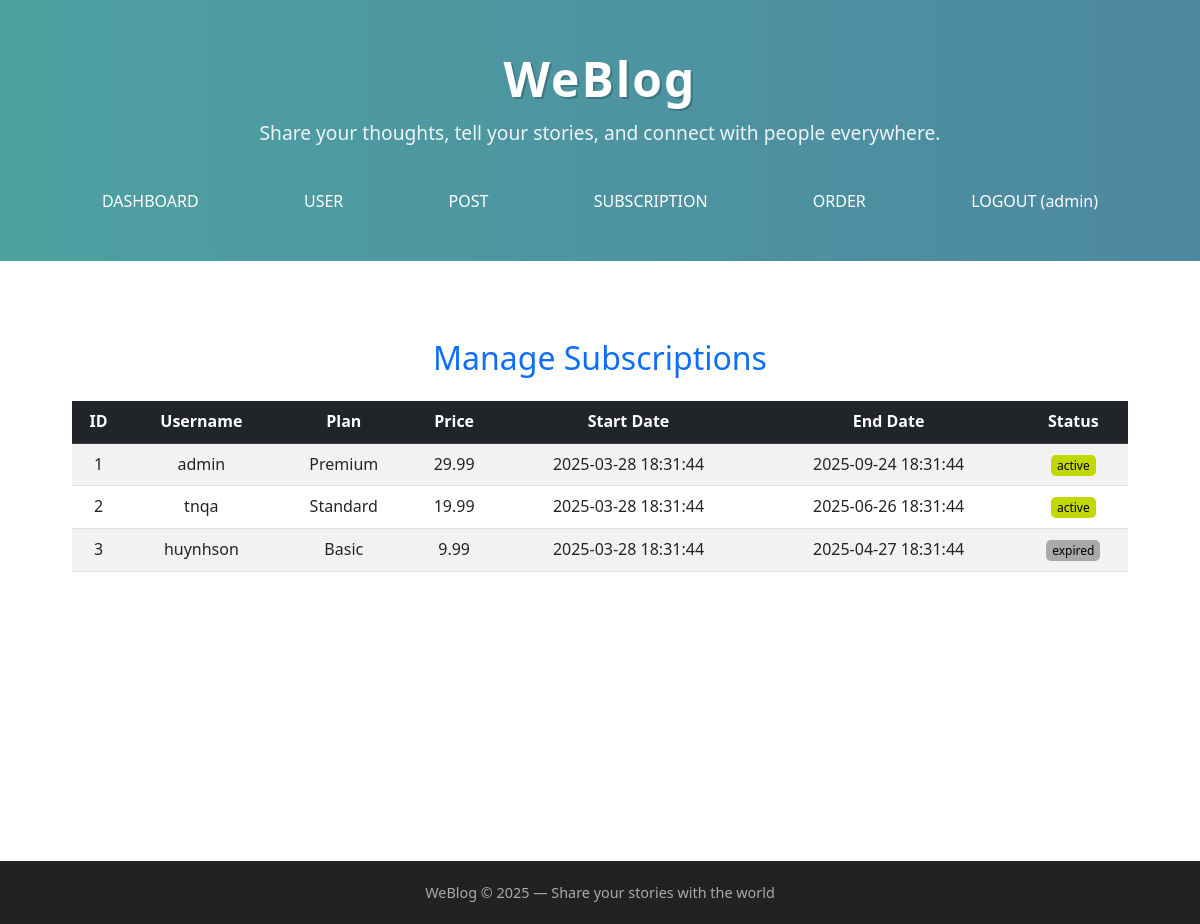
/admin/subscriptions.php (signed in), run on the app's committed database.
### tables this page shows
CREATE TABLE subscriptions (
  id INT AUTO_INCREMENT PRIMARY KEY,
  user_id INT,
  plan_id INT,
  start_date DATETIME DEFAULT CURRENT_TIMESTAMP,
  end_date DATETIME,
  status_id INT,
  FOREIGN KEY (user_id) REFERENCES users(id) ON DELETE CASCADE,
  FOREIGN KEY (plan_id) REFERENCES plans(id) ON DELETE CASCADE,
  FOREIGN KEY (status_id) REFERENCES status_descriptions(id) ON DELETE SET NULL
);

CREATE TABLE users (
  id INT AUTO_INCREMENT PRIMARY KEY,
  username VARCHAR(50) UNIQUE,
  password VARCHAR(100),
  email VARCHAR(100) UNIQUE,
  role_id INT,
  bio TEXT,
  avatar_path VARCHAR(255), 
  created_at DATETIME DEFAULT CURRENT_TIMESTAMP,
  FOREIGN KEY (role_id) REFERENCES roles(id) ON DELETE SET NULL
);

CREATE TABLE plans (
  id INT AUTO_INCREMENT PRIMARY KEY,
  name VARCHAR(50) UNIQUE,
  price DECIMAL(10,2),
  duration INT,  
  created_at DATETIME DEFAULT CURRENT_TIMESTAMP
);

CREATE TABLE status_descriptions (
  id INT AUTO_INCREMENT PRIMARY KEY,
  status VARCHAR(50) UNIQUE NOT NULL
);

### admin/subscriptions.php (the view, shortened to what this page needs)
<?php
include '../includes/header.php';
$result = mysqli_query($conn, "
    SELECT
        subscriptions.id,
        users.username,
        plans.name AS plan,
        plans.price,
        subscriptions.start_date,
        subscriptions.end_date,
        status_descriptions.status
    FROM subscriptions
    INNER JOIN users ON subscriptions.user_id = users.id
    INNER JOIN plans ON subscriptions.plan_id = plans.id
    INNER JOIN status_descriptions ON subscriptions.status_id = status_descriptions.id
");
?>
<link rel="stylesheet" href="https://cdn.jsdelivr.net/npm/bootstrap@5.3.0/dist/css/bootstrap.min.css">
<link rel="stylesheet" href="../assets/css/style.css">
<link rel="stylesheet" href="../assets/css/admin.css">
<div class="container mt-5">
    <h2 class="text-center text-primary mb-4">Manage Subscriptions</h2>
    <div class="table-responsive">
        <table class="table table-striped table-hover">
            <thead class="table-dark">
                <tr>
                    <th>ID</th>
                    <th>Username</th>
                    <th>Plan</th>
                    <th>Price</th>
                    <th>Start Date</th>
                    <th>End Date</th>
                    <th>Status</th>
                </tr>
            </thead>
            <tbody>
                <?php while ($row = mysqli_fetch_assoc($result)) { ?>
                    <tr>
                        <td><?php echo htmlspecialchars($row['id']); ?></td>
                        <td><?php echo htmlspecialchars($row['username']); ?></td>
                        <td><?php echo htmlspecialchars($row['plan']); ?></td>
                        <td><?php echo htmlspecialchars($row['price']); ?></td>
                        <td><?php echo htmlspecialchars($row['start_date']); ?></td>
                        <td><?php echo htmlspecialchars($row['end_date']); ?></td>
                        <td>
                            <span class="status-<?php echo htmlspecialchars(strtolower($row['status'])); ?>">
                                <?php echo htmlspecialchars($row['status']); ?>
                            </span>
                        </td>
                    </tr>
                <?php } ?>
            </tbody>
        </table>
    </div>
</div>
<?php include '../includes/footer.php'; ?>

### assets/css/style.css (style rules this page uses)
* { margin: 0; padding: 0; box-sizing: border-box; }
body { font-family: 'Segoe UI', Tahoma, Geneva, Verdana, sans-serif; line-height: 1.6; }
.container { width: 90%; max-width: 1100px; margin: auto; text-align: center; }

### assets/css/admin.css (style rules this page uses)
.status-active { background: #c3d800; color: #000; padding: 2px 6px; border-radius: 5px; font-size: 12px; }
.status-expired { background: #a9a9a9; color: #000; padding: 2px 6px; border-radius: 5px; font-size: 12px; }

### data on the page
subscriptions: id "1", user.username "admin", plan.name "Premium", plan.price "29.99", start_date "2025-03-28 18:31:44", end_date "2025-09-24 18:31:44", status.status "active"
subscriptions: id "2", user.username "tnqa", plan.name "Standard", plan.price "19.99", start_date "2025-03-28 18:31:44", end_date "2025-06-26 18:31:44", status.status "active"
subscriptions: id "3", user.username "huynhson", plan.name "Basic", plan.price "9.99", start_date "2025-03-28 18:31:44", end_date "2025-04-27 18:31:44", status.status "expired"

### other printed values
$_SESSION['username'] "admin"
